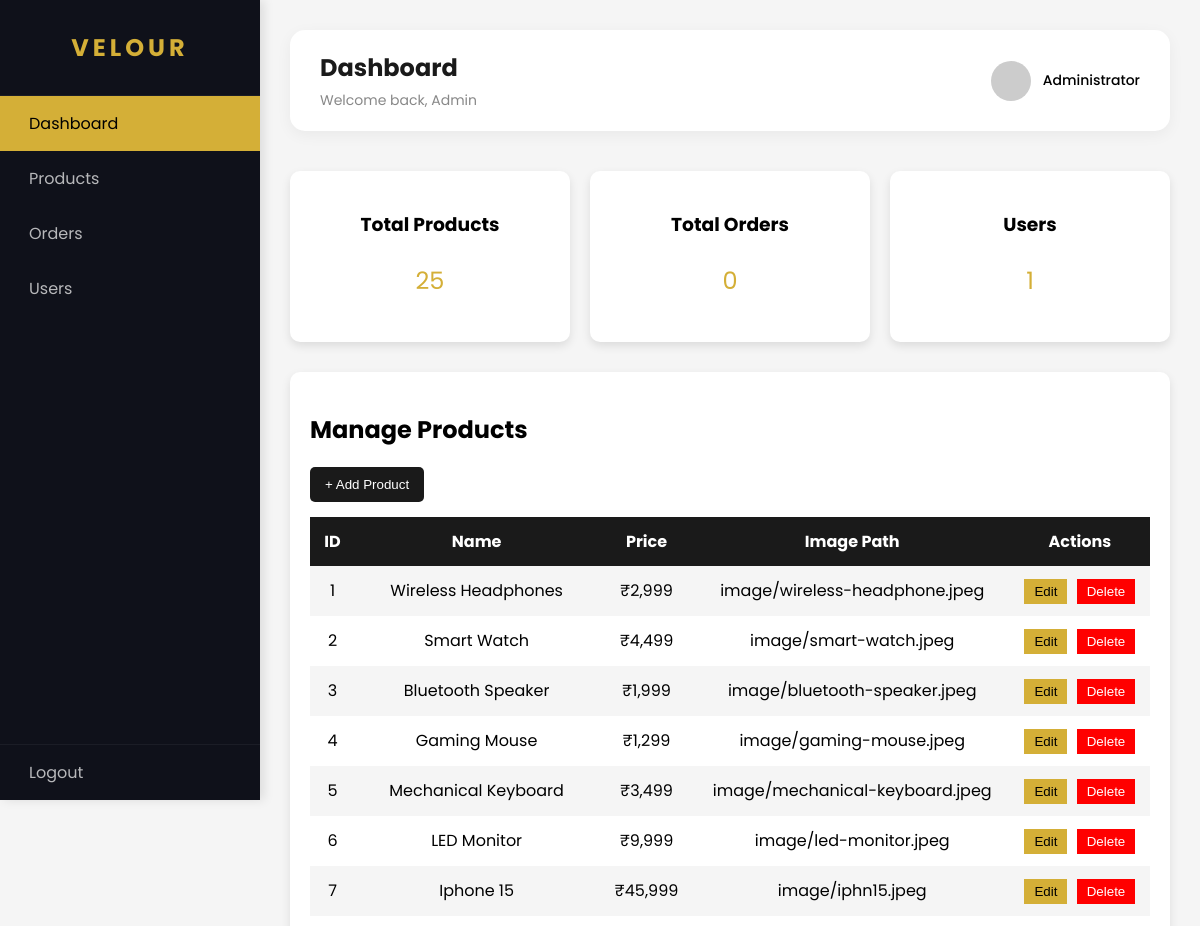
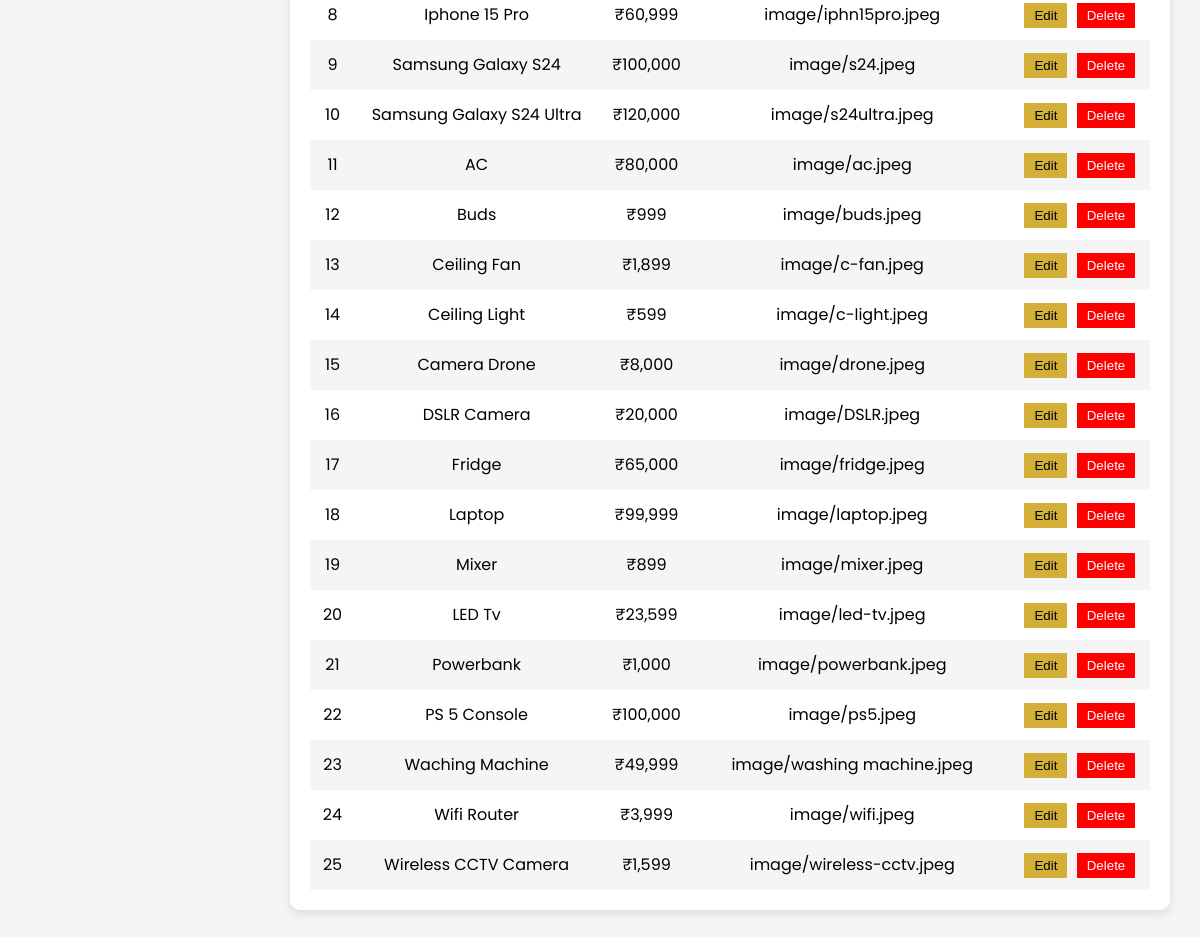
/admin.php (signed in), run on the app's committed database (2 pictures, top to bottom).
### tables this page shows
CREATE TABLE IF NOT EXISTS products (
    id INT AUTO_INCREMENT PRIMARY KEY,
    name VARCHAR(255) NOT NULL,
    price DECIMAL(10, 2) NOT NULL,
    image VARCHAR(255) NOT NULL,
    description TEXT,
    category VARCHAR(100),
    stock INT DEFAULT 10,
    created_at TIMESTAMP DEFAULT CURRENT_TIMESTAMP
);

### admin.php (the view, shortened to what this page needs)
<?php
include('../db.php');
$total_products = mysqli_fetch_assoc(mysqli_query($conn, "SELECT COUNT(*) as count FROM products"))['count'];
$total_orders = mysqli_fetch_assoc(mysqli_query($conn, "SELECT COUNT(*) as count FROM orders"))['count'];
$total_users = mysqli_fetch_assoc(mysqli_query($conn, "SELECT COUNT(*) as count FROM users"))['count'];
?>
<!DOCTYPE html>
<html lang="en">
<head>
    <link rel="stylesheet" href="admin.css">
</head>
<body>
<div class="sidebar">
    <div class="sidebar-logo">VELOUR</div>
    <a href="admin.php" class="active">Dashboard</a>
    <a href="products.php">Products</a>
    <a href="orders.php">Orders</a>
    <a href="users.php">Users</a>
    <div class="sidebar-footer">
        <a href="../logout.php" class="logout-btn">Logout</a>
    </div>
</div>
<div class="main">
    <div class="topbar">
        <div class="topbar-left">
            <h1>Dashboard</h1>
            <p>Welcome back, Admin</p>
        </div>
        <div class="topbar-right">
            <div class="admin-profile">
                <img src="https://ui-avatars.com/api/?name=Admin&background=d4af37&color=fff" alt="Admin">
                <span> Administrator</span>
            </div>
        </div>
    </div>
    <div class="cards">
        <div class="card"><h3>Total Products</h3><p><?php echo $total_products; ?></p></div>
        <div class="card"><h3>Total Orders</h3><p><?php echo $total_orders; ?></p></div>
        <div class="card"><h3>Users</h3><p><?php echo $total_users; ?></p></div>
    </div>
    <div class="table-section">
        <h2>Manage Products</h2>
        <button class="add-btn" onclick="openModal('addModal')">+ Add Product</button>
        <table>
            <tr>
                <th>ID</th>
                <th>Name</th>
                <th>Price</th>
                <th>Image Path</th>
                <th>Actions</th>
            </tr>
            <?php
            $res = mysqli_query($conn, "SELECT * FROM products");
            while ($row = mysqli_fetch_assoc($res)) {
                ?>
                <tr>
                    <td><?php echo $row['id']; ?></td>
                    <td><?php echo $row['name']; ?></td>
                    <td>₹<?php echo number_format($row['price']); ?></td>
                    <td><?php echo $row['image']; ?></td>
                    <td>
                        <button class="edit" onclick="openEditModal(<?php echo htmlspecialchars(json_encode($row)); ?>)">Edit</button>
                        <a href="?delete=<?php echo $row['id']; ?>" onclick="return confirm('Are you sure?')"><button class="delete">Delete</button></a>
                    </td>
                </tr>
                <?php
            }
            ?>
        </table>
    </div>
</div>
</body>
</html>

### admin.css (style rules this page uses)
body { margin: 0; font-family: 'Poppins', sans-serif; display: flex; background: #f5f5f5; }
.sidebar { width: 260px; height: 100vh; background: #0f111a; color: white; padding: 0; position: fixed; display: flex; flex-direction: column; box-shadow: 4px 0 10px rgba(0,0,0,0.1); }
.sidebar-logo { padding: 30px 20px; font-size: 24px; font-weight: 700; letter-spacing: 4px; color: #d4af37; text-align: center; border-bottom: 1px solid rgba(255,255,255,0.05); }
.sidebar a { display: flex; align-items: center; gap: 15px; color: rgba(255,255,255,0.7); text-decoration: none; padding: 15px 25px; transition: all 0.3s; border-left: 4px solid transparent; }
.sidebar a.active { background: rgba(212, 175, 55, 0.15); color: #d4af37; border-left-color: #d4af37; }
.sidebar-footer { margin-top: auto; border-top: 1px solid rgba(255,255,255,0.05); }
.main { margin-left: 260px; padding: 30px; width: calc(100% - 260px); }
.topbar { display: flex; justify-content: space-between; align-items: center; margin-bottom: 40px; background: white; padding: 20px 30px; border-radius: 15px; box-shadow: 0 4px 15px rgba(0,0,0,0.05); }
.topbar-left h1 { font-size: 24px; color: #1a1a1a; margin: 0; }
.topbar-left p { color: #888; font-size: 14px; margin: 5px 0 0; }
.admin-profile { display: flex; align-items: center; gap: 12px; }
.admin-profile img { width: 40px; height: 40px; border-radius: 50%; }
.admin-profile span { font-weight: 500; font-size: 14px; }
.cards { display: flex; gap: 20px; margin-bottom: 30px; }
.card { flex: 1; background: white; padding: 20px; border-radius: 10px; box-shadow: 0 4px 10px rgba(0,0,0,0.1); text-align: center; }
.card h3 { margin-bottom: 10px; }
.card p { font-size: 24px; color: #d4af37; }
.table-section { background: white; padding: 20px; border-radius: 10px; box-shadow: 0 4px 10px rgba(0,0,0,0.1); }
.add-btn { margin-bottom: 15px; background: #1a1a1a; color: white; padding: 10px 15px; border: none; border-radius: 5px; cursor: pointer; }
table { width: 100%; border-collapse: collapse; }
th, td { padding: 12px; text-align: center; }
th { background: #1a1a1a; color: white; }
tr:nth-child(even) { background: #f5f5f5; }
.edit { background: #d4af37; border: none; padding: 5px 10px; margin-right: 5px; cursor: pointer; }
.delete { background: red; color: white; border: none; padding: 5px 10px; cursor: pointer; }
.sidebar a.active { background: #d4af37; color: black; }

### data on the page
products: id "1", name "Wireless Headphones", price "2,999", image "image/wireless-headphone.jpeg"
products: id "2", name "Smart Watch", price "4,499", image "image/smart-watch.jpeg"
products: id "3", name "Bluetooth Speaker", price "1,999", image "image/bluetooth-speaker.jpeg"
products: id "4", name "Gaming Mouse", price "1,299", image "image/gaming-mouse.jpeg"
products: id "5", name "Mechanical Keyboard", price "3,499", image "image/mechanical-keyboard.jpeg"
products: id "6", name "LED Monitor", price "9,999", image "image/led-monitor.jpeg"
products: id "7", name "Iphone 15", price "45,999", image "image/iphn15.jpeg"
products: id "8", name "Iphone 15 Pro", price "60,999", image "image/iphn15pro.jpeg"
products: id "9", name "Samsung Galaxy S24", price "100,000", image "image/s24.jpeg"
products: id "10", name "Samsung Galaxy S24 Ultra", price "120,000", image "image/s24ultra.jpeg"
products: id "11", name "AC", price "80,000", image "image/ac.jpeg"
products: id "12", name "Buds", price "999", image "image/buds.jpeg"
products: id "13", name "Ceiling Fan", price "1,899", image "image/c-fan.jpeg"
products: id "14", name "Ceiling Light", price "599", image "image/c-light.jpeg"
products: id "15", name "Camera Drone", price "8,000", image "image/drone.jpeg"
products: id "16", name "DSLR Camera", price "20,000", image "image/DSLR.jpeg"
products: id "17", name "Fridge", price "65,000", image "image/fridge.jpeg"
products: id "18", name "Laptop", price "99,999", image "image/laptop.jpeg"
products: id "19", name "Mixer", price "899", image "image/mixer.jpeg"
products: id "20", name "LED Tv", price "23,599", image "image/led-tv.jpeg"
products: id "21", name "Powerbank", price "1,000", image "image/powerbank.jpeg"
products: id "22", name "PS 5 Console", price "100,000", image "image/ps5.jpeg"
products: id "23", name "Waching Machine", price "49,999", image "image/washing machine.jpeg"
products: id "24", name "Wifi Router", price "3,999", image "image/wifi.jpeg"
products: id "25", name "Wireless CCTV Camera", price "1,599", image "image/wireless-cctv.jpeg"

### other printed values
$total_products "25"
$total_orders "0"
$total_users "1"
